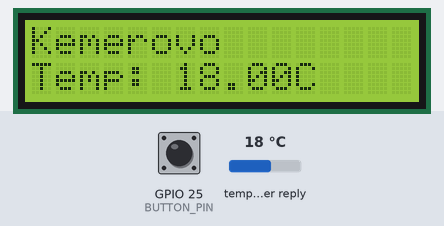
The sketch below on a simulated ESP32. Shown: 16×2 character LCD. Inputs (shaded band) come from the test bench; at power-on: GPIO 25 (BUTTON_PIN) HIGH, temperature in the weather reply 18 °C. WiFi joins after 1.5 s; servers stay silent unless stated; web services answer with replies made up by the test bench; what the sketch prints to the serial monitor is not drawn.

Above: at 3.0 s.
3.1 s: GPIO 25 (BUTTON_PIN) pulled LOW for 0.15 s
At 3.9 s:
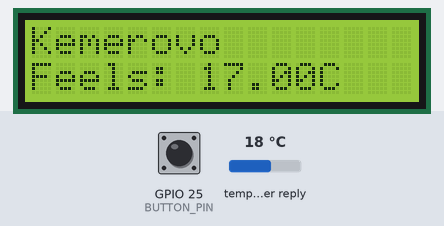
4.7 s: GPIO 25 (BUTTON_PIN) pulled LOW for 1 s
At 5.1 s:
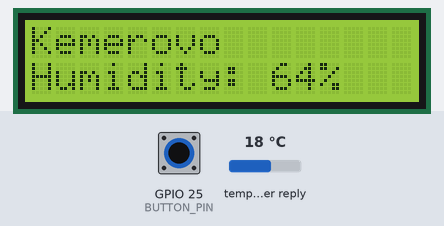
7.2 s: GPIO 25 (BUTTON_PIN) pulled LOW for 3.2 s
At 8.1 s:
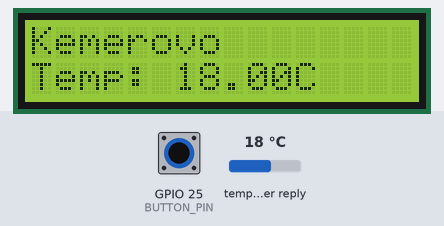
Timing chart, 0 to 10.2 s (numbered marks = the images above; inputs shaded):
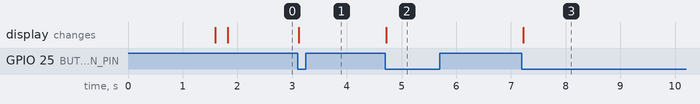

The sketch:

sketch.ino
```cpp
#include <WiFi.h>
#include <HTTPClient.h>
#include <Arduino_JSON.h>
#include <LiquidCrystal_I2C.h>

// Настройки Wi-Fi
const char* ssid = "Wokwi-GUEST";
const char* password = "";

// Настройки OpenWeatherMap
String apiKey = "cdecb72a7903eb3bb1964c39615f1764";
String city = "Kemerovo";
String countryCode = "RU";

#define BUTTON_PIN 25 // пин кнопки
#define DEBOUNCE_TIME 200 // дребезг


// LCD (адрес 0x27 для 16x2)
LiquidCrystal_I2C lcd(0x27, 16, 2);

// Данные о погоде
float temp = 0.0;       // температура
float feels_like = 0.0; // ощущается
int humidity = 0;       // влажность

// Таймер
unsigned long lastUpdate = 0;
const long interval = 30000; // 30 секунд интервал опроса

// Режим отображения (0: температура, 1: ощущается, 2: влажность)
int displayMode = 0;
int lastButtonState = HIGH;

// Вывод данных на экран
void updateDisplay() {
  lcd.clear();
  lcd.setCursor(0, 0);
  lcd.print(city);

  lcd.setCursor(0, 1);
  switch (displayMode) {
    case 0:
      lcd.print("Temp: " + String(temp) + "C");
      break;
    case 1:
      lcd.print("Feels: " + String(feels_like) + "C");
      break;
    case 2:
      lcd.print("Humidity: " + String(humidity) + "%");
      break;
  }
}

// Обновление показаний погоды
void updateWeatherData() {
  if (WiFi.status() == WL_CONNECTED) {
    String url = "http://api.openweathermap.org/data/2.5/weather?q="
                 + city + "," + countryCode + "&units=metric&appid=" + apiKey;

    HTTPClient http;
    http.begin(url);
    int httpCode = http.GET();

    if (httpCode == 200) {
      String payload = http.getString();
      JSONVar data = JSON.parse(payload);

      // Парсинг данных
      temp = (double)data["main"]["temp"];
      feels_like = (double)data["main"]["feels_like"];
      humidity = (int)data["main"]["humidity"];

      updateDisplay();
    } else {
      lcd.clear();
      lcd.print("HTTP Error: " + String(httpCode));
    }
    http.end();
  } else {
    lcd.clear();
    lcd.print("WiFi Disconnected!");
  }
}

// Настройки программы
void setup() {
  Serial.begin(115200);
  lcd.init();
  lcd.backlight();
  lcd.print("Connecting WiFi...");

  // Подключение к Wi-Fi
  WiFi.begin(ssid, password);
  while (WiFi.status() != WL_CONNECTED) {
    delay(500);
    Serial.print(".");
  }
  lcd.clear();
  lcd.print("WiFi connected!");

  // Настройка кнопки
  pinMode(BUTTON_PIN, INPUT_PULLUP);

  // Первоначальное обновление данных
  updateWeatherData();
}

// Основной цикл
void loop() {
  // Обработка кнопки
  int buttonState = digitalRead(BUTTON_PIN);
  if (buttonState == LOW && lastButtonState == HIGH) {
    displayMode = (displayMode + 1) % 3; // Циклическое переключение
    updateDisplay();
    delay(DEBOUNCE_TIME); // Защита от дребезга
  }
  lastButtonState = buttonState;

  // Обновление данных каждые 30 секунд
  if (millis() - lastUpdate > interval) {
    updateWeatherData();
    lastUpdate = millis();
  }
}
```

Measured:
- after the input at 3.1 s, the display: changes at once (image 1)
- after the input at 4.7 s, the display: changes at once (image 2)
- after the input at 7.2 s, the display: changes at once (image 3)
